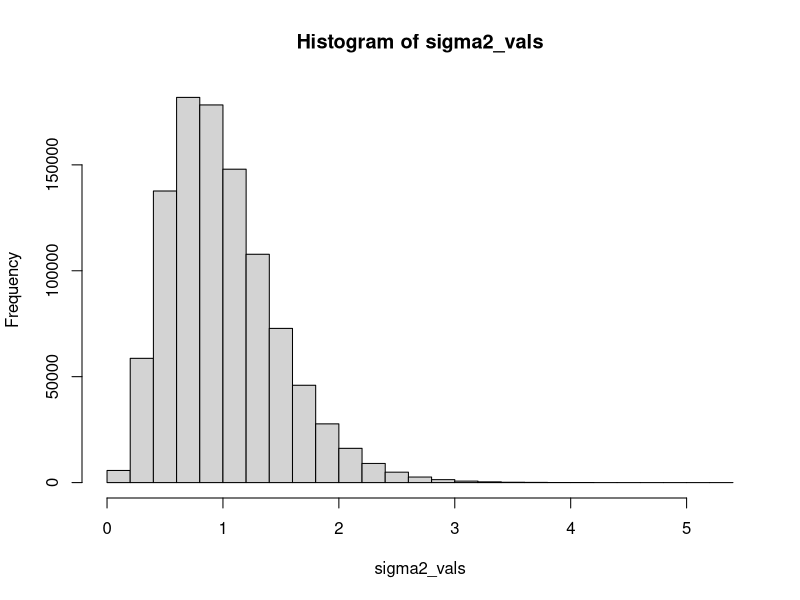

The R source for this figure:
## ---- chunk 1
set.seed(100)
# Individual sample size
N <- 10
# Number of samples of size N to collect
M <- 10^6
# preallocate the array where we will store estimates of sigma2
sigma2_vals <- vector(length = M)
# Repeatedly generate samples of M elements and estimate the
# variance, sigma2
for (j in 1:M){
  xdata <- rnorm(N)
  sigma2_vals[j] <- var(xdata)
}
# print the mean of the computed sample variances
mean(sigma2_vals)
var(sigma2_vals)
## ---- chunk 2
hist(sigma2_vals)
